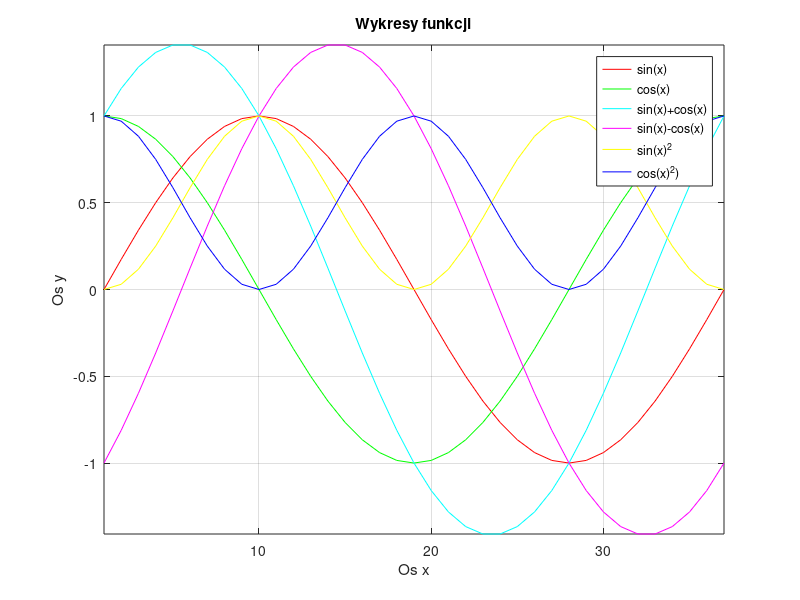

Write the MATLAB code that produced this figure.
clear all
close all
clc
k=0:10:360;
y=sind(k);
plot(y,'r')
hold on
y2=cosd(k);
plot(y2,'g');
hold on
y3=y+y2;
plot(y3,'c');
hold on
y4=y-y2;
plot(y4,'m');
hold on
y5=y.^2;
plot(y5,'y');
hold on
y6=y2.^2;
plot(y6,'b');
hold on
grid on
axis tight
title ('Wykresy funkcji')
xlabel('Os x');
ylabel('Os y');
legend('sin(x)','cos(x)','sin(x)+cos(x)','sin(x)-cos(x)','sin(x)^2','cos(x)^2)')

fid=fopen('dane.txt','w');
for i=1:length(k)
    fprintf (fid, '%d & %.3f & %.3f & %.3f & %.3f & %.3f & %.3f \\\\ \\hline \r\n', k(i), y(i),y2(i),y3(i),y4(i),y5(i),y6(i))
end
fclose(fid);
